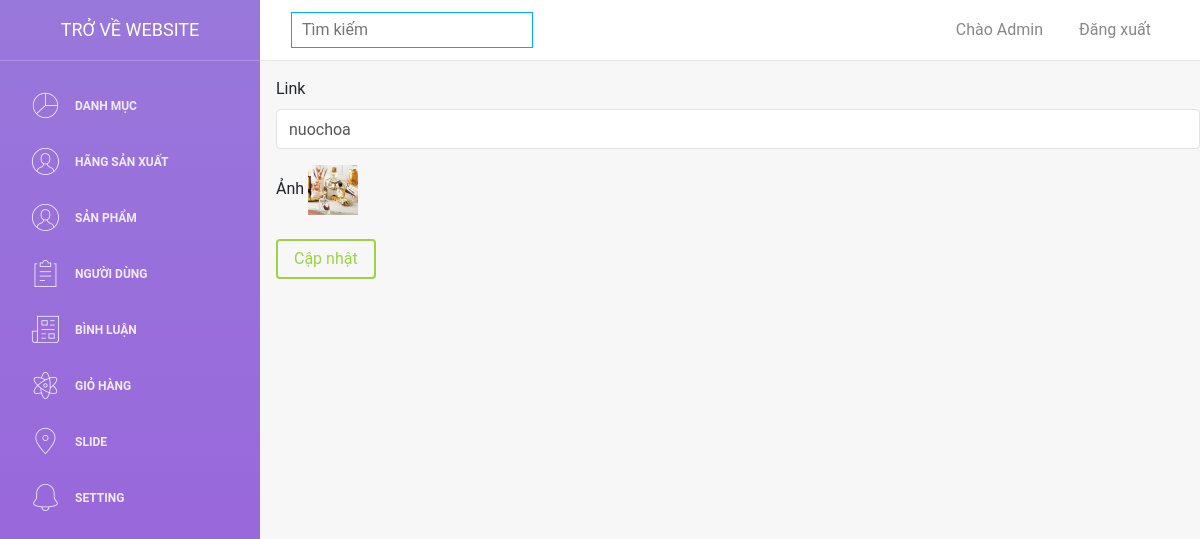
Screenshot of /webmypham/admin/suaslide.php?id=2 (signed in) with the database file from the repository.
### tables this page shows
CREATE TABLE `slide` (
  `id` int(11) NOT NULL,
  `link` varchar(255) NOT NULL,
  `anh` text NOT NULL
);

### webmypham/admin/connect.php (called while the page is built, shortened)
<?php
function selectAll($sql)
{
    $result = $GLOBALS['conn']->query($sql);
    return $result;
}
?>

### webmypham/admin/suaslide.php (the view, shortened to what this page needs)
<?php
    include 'header.php';
    if (isset($_COOKIE["user"])) {
        $user = $_COOKIE["user"];
        foreach (selectAll("SELECT * FROM taikhoan WHERE taikhoan='$user'") as $row) {
            $permission = $row['phanquyen'];
        }
        if ($permission==1) {
            if (isset($_GET["id"])) {
                foreach (selectAll("SELECT * FROM slide WHERE id={$_GET['id']}") as $item) {
                    $anh = $item['anh'];
                    $link = $item['link'];
                }
            }
        ?>
            <form action="" method="post" class="ml-3 mt-3" enctype="multipart/form-data">
                <div class="form-group">
                    <label for="exampleInputEmail1">Link</label>
                    <input type="text" name="link" class="form-control" value="<?= $link ?>"  required placeholder="Nhập Link">
                </div>
                <div class="form-group">
                    <label for="exampleInputEmail1">Ảnh</label>
                    <label for="imgInp" style="cursor:pointer">
                        <img id="blah" style="object-fit:cover" src="../images/<?= $anh ?>" alt="your image" width="50" height="50" />
                    </label>
                </div>
                <button name="sua" type="submit" class="btn btn-success" style="cursor: pointer;">
                    Cập nhật
                </button>
            </form>
            <?php
        }
    }
?>

### rows the page displays
slide: link "nuochoa", anh (picture)
